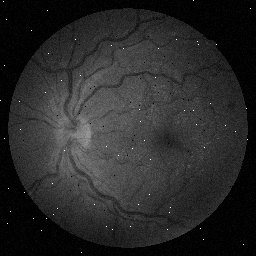
#> input picture HW3_Spacial Filtering/Q3/retina.jpg, 256 x 256 px
$ python Q3.py
#> lines starting #> are read from the running program, lines starting #| are printed output that depends on the picture
import numpy as np
import cv2 as cv
import matplotlib.pyplot as plt
####################### Part a ######################
main_img = cv.imread('retina.jpg' , 0)
#> main_img is the input picture: shape (256, 256); min 0, max 255, mean 40.7
N , M = main_img.shape
#> N = 256; M = 256

# Padding: pad_size=1
img_pad = np.pad(main_img, 1 , mode='reflect') # Copying main_img in order not to change

avg_img =  np.zeros((N , M))
median_img = np.zeros((N , M))
avg_median =  np.zeros((N , M))

# Applying average andmedian filter seperately
avg_w = np.full((3,3) , 1/9) #Average kernel
for y in range(1 , M+1):
    for x in range(1 , N+1):
        median_img[x-1 , y-1] = np.median(img_pad[x-1 : x+2, y-1 : y+2 ])
        avg_img[x-1,y-1] = np.sum( avg_w*img_pad[x-1 : x+2, y-1 : y+2 ])#Convolving

# Applying average filter to median_img
median_img_pad = np.pad(median_img , 1 , mode='reflect')
for y in range(1 , M+1):
    for x in range(1 , N+1):
        avg_median[x-1,y-1] = np.sum(avg_w *median_img_pad[x-1 : x+2, y-1 : y+2])   #Convolving

plt.figure('median image')
plt.subplot(131), plt.imshow(median_img , cmap='gray', vmin=0,vmax=255), plt.title('median img'), plt.xticks([]), plt.yticks([])
plt.subplot(132),plt.imshow(avg_img , cmap='gray', vmin=0,vmax=255), plt.title('average img'), plt.xticks([]), plt.yticks([])
plt.subplot(133),plt.imshow(avg_median , cmap='gray', vmin=0,vmax=255), plt.title('both average & median img',fontsize = 10), plt.xticks([]), plt.yticks([])
plt.savefig('media_average_both.png')
plt.show()

####################### Part b ######################
def power(img1 , gamma):
#> called with gamma = 0.667
    a = 255**(1-gamma)
    img1_clip = np.clip(img1 , 0,  255 ) # clipping the image in order to not be negative and not to overflow
    img2 = a * img1_clip ** gamma
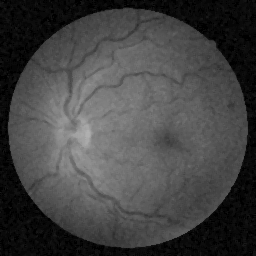
#> img2: shape (256, 256) float64; min 0, max 177.4, mean 67
    img2 = img2.astype('uint8') # Intensity of output image is 8 bit
    return img2

####################### Part c ######################
img_c = power(median_img , 2/3)

plt.figure('power transformation')
plt.imshow(img_c , cmap='gray', vmin=0,vmax=255), plt.title('img_c: power_transformed'), plt.xticks([]), plt.yticks([])
plt.savefig('img_c.png')
plt.show()

####################### Part d ######################
laplacian_img = np.zeros((N,M),dtype='float32')
img_c_pad = np.pad(img_c , 1 , mode='reflect')
laplacian_w = np.array([[-1 , -1 ,-1],
                        [-1 , 8 , -1],
                        [-1 , -1 , -1]])
for y in range(1,M+1):
    for x in range(1,N+1):
        laplacian_img[x-1,y-1] = np.sum(laplacian_w * img_c_pad[x-1:x+2 , y-1:y+2])
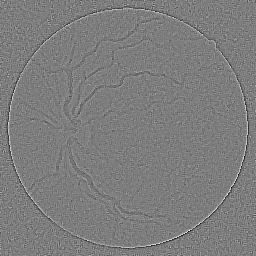
#> laplacian_img: shape (256, 256) float32; min -279, max 288, mean 0; drawn with min black and max white
plt.figure('mask(laplacian)')
plt.imshow(laplacian_img, cmap='gray',vmin=0,vmax=255), plt.title('mask'), plt.xticks([]), plt.yticks([])
plt.savefig('mask(laplacian).png')

mask_power_clip = np.clip( power(laplacian_img, 1/3) , 0 , 255)
#> call 2 of power, with gamma = 0.333
#> in power (call 2), `img1_clip = np.clip(img1 , 0,  255 )`:
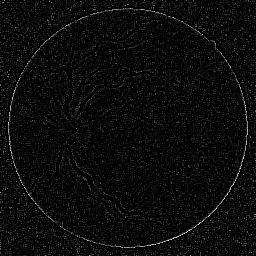
#> img1_clip: shape (256, 256) float32; min 0, max 255, mean 10.6
#> in power (call 2), `img2 = a * img1_clip ** gamma`:
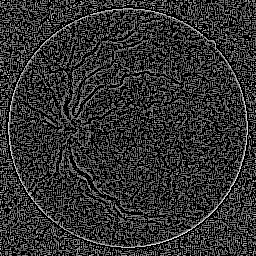
#> img2: shape (256, 256) float32; min 0, max 255, mean 50.3; drawn with min black and max white
plt.figure('mask_power')
plt.imshow(mask_power_clip , cmap='gray', vmin=0,vmax=255), plt.title('mask with better visualization'), plt.xticks([]), plt.yticks([])
plt.savefig('mask with better visualization.png')
plt.show()

####################### Part e ######################
# dtype = float
c = np.arange(-2 , 2.01 , 0.01)
A,B = img_c.shape
#> A = 256; B = 256
out1 = cv.VideoWriter('output1_video.mp4',cv.VideoWriter_fourcc(*'mp4v') , 20 ,(A,B) , 0)
img_c_float = img_c.astype('float32')

for i in range(c.size):
    frame = img_c_float + c[i] * laplacian_img
    frame = np.clip(frame , 0 , 255)
    frame = frame.astype('uint8')
    out1.write(frame)
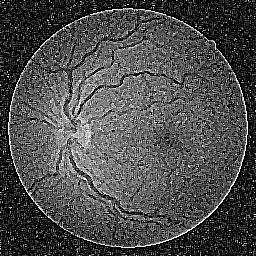
#> frame: shape (256, 256); min 0, max 255, mean 75.5
out1.release()

# dtype = uint8
c = np.arange(-2 , 2.01 , 0.01)
A,B = img_c.shape
out2 = cv.VideoWriter('output2_video.mp4',cv.VideoWriter_fourcc(*'mp4v') , 20 ,(A,B) , 0)
img_c_uint8 = img_c.astype('uint8')
laplacian_img_uint8 = laplacian_img.astype('uint8')
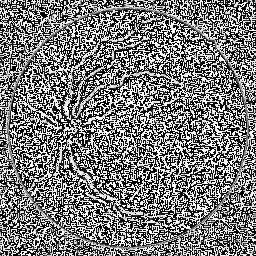
#> laplacian_img_uint8: shape (256, 256); min 0, max 255, mean 122.8
for i in range(c.size):
    frame = img_c_uint8 + c[i] * laplacian_img_uint8
    frame = np.clip(frame , 0 , 255)
    frame = frame.astype('uint8')
    out2.write(frame)
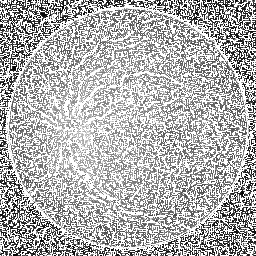
#> frame: shape (256, 256); min 0, max 255, mean 178.9
out2.release()
